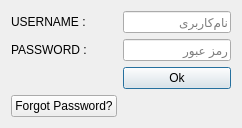
<?xml version="1.0" encoding="UTF-8"?>
<ui version="4.0">
 <class>Dialog_Login</class>
 <widget class="QDialog" name="Dialog_Login">
  <property name="geometry">
   <rect>
    <x>0</x>
    <y>0</y>
    <width>891</width>
    <height>512</height>
   </rect>
  </property>
  <property name="windowTitle">
   <string>Dialog</string>
  </property>
  <layout class="QHBoxLayout" name="horizontalLayout">
   <property name="sizeConstraint">
    <enum>QLayout::SetFixedSize</enum>
   </property>
   <item>
    <layout class="QGridLayout" name="grl">
     <property name="sizeConstraint">
      <enum>QLayout::SetDefaultConstraint</enum>
     </property>
     <item row="2" column="1">
      <widget class="QPushButton" name="okPB">
       <property name="sizePolicy">
        <sizepolicy hsizetype="Minimum" vsizetype="Fixed">
         <horstretch>0</horstretch>
         <verstretch>0</verstretch>
        </sizepolicy>
       </property>
       <property name="maximumSize">
        <size>
         <width>200</width>
         <height>35</height>
        </size>
       </property>
       <property name="layoutDirection">
        <enum>Qt::RightToLeft</enum>
       </property>
       <property name="text">
        <string>Ok</string>
       </property>
      </widget>
     </item>
     <item row="1" column="1">
      <widget class="QLineEdit" name="ledPass">
       <property name="echoMode">
        <enum>QLineEdit::Password</enum>
       </property>
       <property name="placeholderText">
        <string>رمز عبور</string>
       </property>
       <property name="clearButtonEnabled">
        <bool>true</bool>
       </property>
      </widget>
     </item>
     <item row="1" column="0">
      <widget class="QLabel" name="lblPass">
       <property name="text">
        <string>PASSWORD :</string>
       </property>
      </widget>
     </item>
     <item row="0" column="0">
      <widget class="QLabel" name="lblUser">
       <property name="text">
        <string>USERNAME :</string>
       </property>
      </widget>
     </item>
     <item row="3" column="0">
      <widget class="QPushButton" name="forgetPassPB">
       <property name="sizePolicy">
        <sizepolicy hsizetype="Fixed" vsizetype="Fixed">
         <horstretch>0</horstretch>
         <verstretch>0</verstretch>
        </sizepolicy>
       </property>
       <property name="maximumSize">
        <size>
         <width>1000</width>
         <height>35</height>
        </size>
       </property>
       <property name="text">
        <string>Forgot Password?</string>
       </property>
      </widget>
     </item>
     <item row="0" column="1">
      <widget class="QLineEdit" name="ledUser">
       <property name="placeholderText">
        <string>نام‌کاربری</string>
       </property>
       <property name="clearButtonEnabled">
        <bool>true</bool>
       </property>
      </widget>
     </item>
    </layout>
   </item>
  </layout>
 </widget>
 <resources/>
 <connections/>
</ui>
